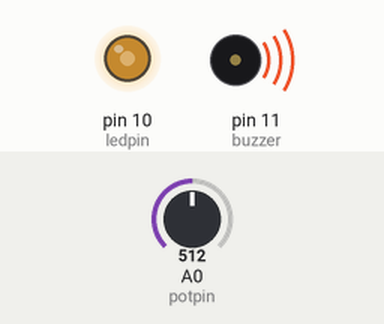
A sketch run on a simulated Arduino Uno, built with avr-gcc and run on an emulated ATmega328P. Shown: output pins drawn as LEDs (lit = HIGH), buzzer (waves = sounding). The test bench sets the inputs (shaded band); at power-on: A0 (potpin) = 512.

Above: at 2.8 s.
2.9 s: A0 (potpin) set to 716
At 4.4 s:
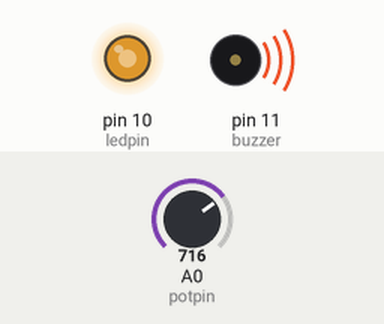
5.6 s: A0 (potpin) set to 900
At 7.1 s:
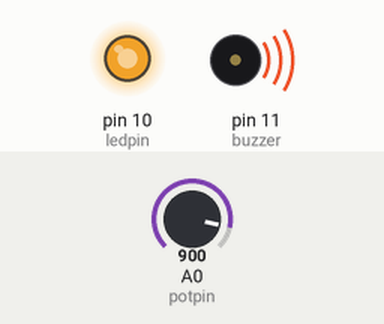
8.3 s: A0 (potpin) set to 122
At 11.2 s:
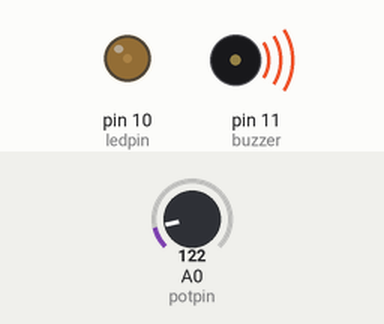
11.5 s: A0 (potpin) set to 0
At 12.9 s:
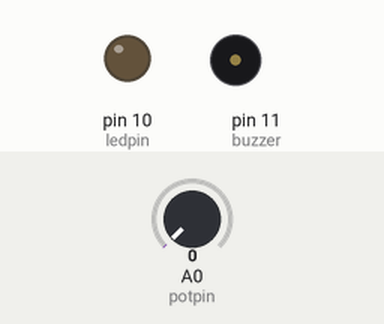
14.2 s: A0 (potpin) set to 511
At 17.1 s:
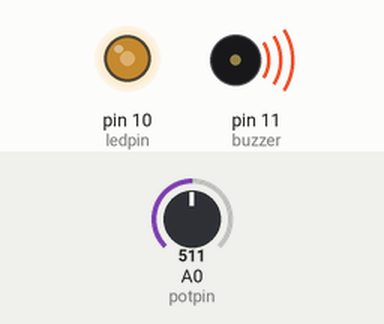
Timing chart, 0 to 18.5 s (numbered marks = the images above; inputs shaded):
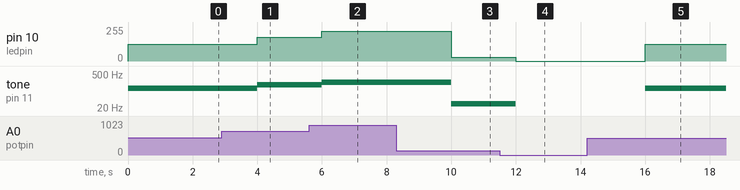

The sketch:

buzzer_potenciometro_led.ino
```cpp
// C++ code
//

#define potpin 0
#define ledpin 10
#define buzzer 11
int leitura = 0;

void setup()
{
  pinMode(ledpin, OUTPUT);
  pinMode(buzzer, OUTPUT);
  pinMode(potpin, INPUT);
}

void loop()
{
  leitura = analogRead (potpin);

  leitura = map(leitura,0,1023, 0,255);

  analogWrite (ledpin, leitura);

  tone(buzzer,leitura);

  delay(2000);


}
```

Measured:
- after the input at 2.9 s, pin 10 (ledpin): 127/255 → 178/255 after 1.1 s; tone on pin 11 (buzzer): 127 Hz → 178 Hz after 1.1 s
- after the input at 5.6 s, pin 10 (ledpin): 178/255 → 224/255 after 0.40 s; tone on pin 11 (buzzer): 178 Hz → 224 Hz after 0.40 s
- after the input at 8.3 s, pin 10 (ledpin): 224/255 → 30/255 after 1.7 s; tone on pin 11 (buzzer): 224 Hz → 30 Hz after 1.7 s
- after the input at 11.5 s, pin 10 (ledpin): 30/255 → 0/255 after 0.50 s; tone on pin 11 (buzzer): 30 Hz → silent after 0.50 s
- after the input at 14.2 s, pin 10 (ledpin): 0/255 → 127/255 after 1.8 s; tone on pin 11 (buzzer): silent → 127 Hz after 1.8 s
